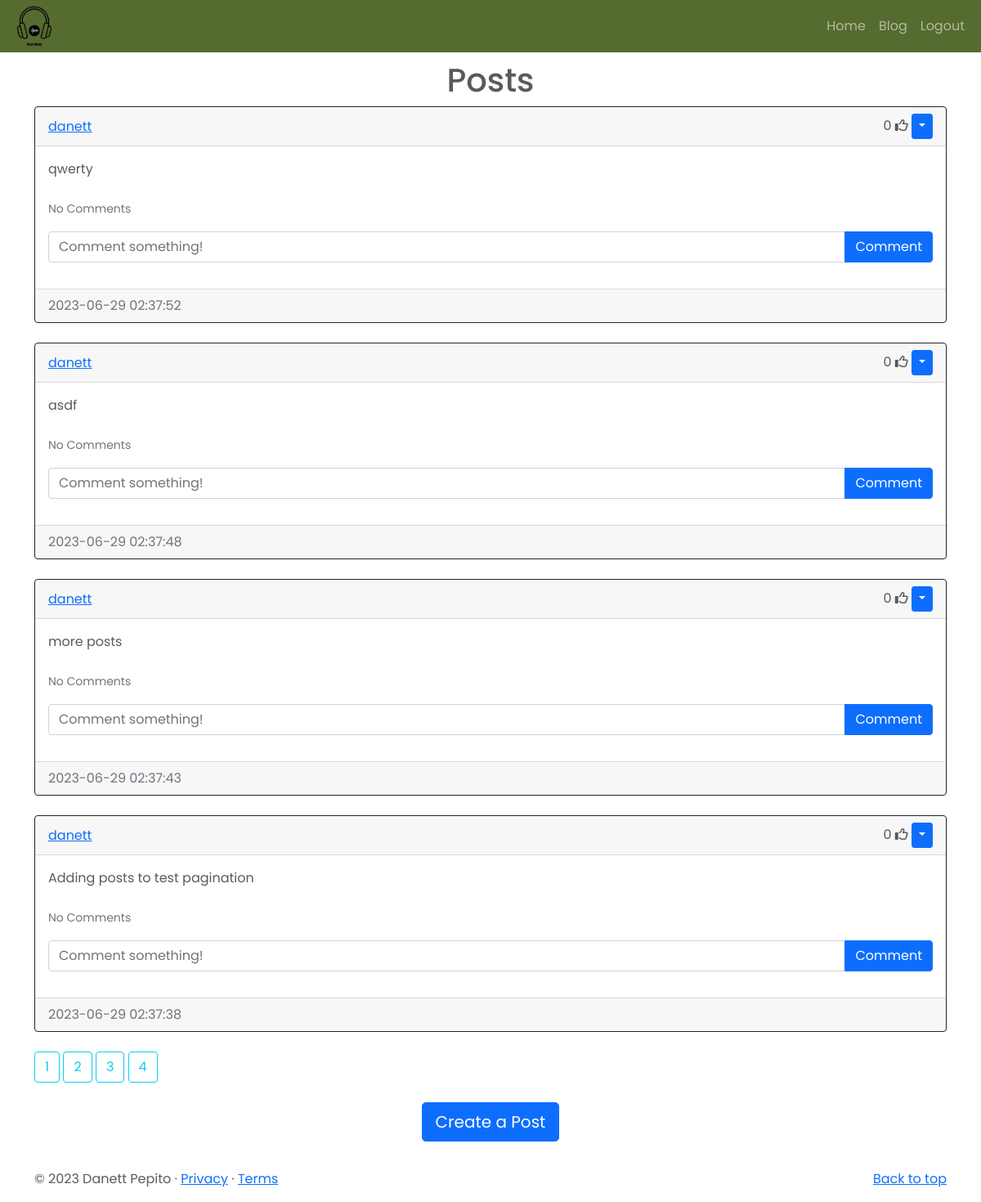
Screenshot of /blog?page=2 (signed in) with the database file from the repository.
### website/models.py (models this page shows)
class Post(db.Model):
    id = db.Column(db.Integer, primary_key=True)
    text = db.Column(db.Text, nullable=False)
    date_created = db.Column(db.DateTime(timezone=True), default=func.now())
    author = db.Column(db.Integer, db.ForeignKey(
        'user.id', ondelete="CASCADE"), nullable=False)  # Foreign key referencing the User who authored the post
    comments = db.relationship('Comment', backref='post', passive_deletes=True)
    likes = db.relationship('Like', backref='post', passive_deletes=True)

class User(db.Model, UserMixin):
    id = db.Column(db.Integer, primary_key=True)
    email = db.Column(db.String(150), unique=True)
    username = db.Column(db.String(150), unique=True)
    password = db.Column(db.String(150))
    date_created = db.Column(db.DateTime(timezone=True), default=func.now())
    posts = db.relationship('Post', backref='user', passive_deletes=True)
    comments = db.relationship('Comment', backref='user', passive_deletes=True)
    likes = db.relationship('Like', backref='user', passive_deletes=True)

### website/views.py (the view)
@views.route("/blog")
@login_required
def blog():
    page = request.args.get('page', 1, type=int)
    posts = Post.query.order_by(Post.date_created.desc()).paginate(page=page, per_page=4)
    return render_template("blog.html", user=current_user, posts=posts)

### website/__init__.py (called while the page is built)
def create_app():
    app = Flask(__name__) # Create a Flask application instance
    app.config['SECRET_KEY'] = "helloworld"
    app.config['SQLALCHEMY_DATABASE_URI'] = f'sqlite:///{DB_NAME}'
    db.init_app(app)
    from .views import views # (Relative) import inside the python package
    from .auth import auth
    app.register_blueprint(views, url_prefix="/") # Register the views Blueprint with the application
    app.register_blueprint(auth, url_prefix="/")
    from .models import User, Post, Comment, Like
    with app.app_context():
        db.create_all()
        print("Created Database!")
    login_manager = LoginManager()
    login_manager.login_view = "auth.login" # Redirects to Login page
    login_manager.init_app(app)
    @login_manager.user_loader
    def load_user(id):
        return User.query.get(int(id))
    return app # Return the created application instance

### website/templates/blog.html
{% extends "posts_div.html" %} {% block title %}Blog{% endblock %}

### website/templates/posts_div.html (shortened to what this page needs)
{% extends "base.html" %} {% block title %}Home{% endblock %} {% block content
%}
<h1 align="center">{% block header %}Posts{% endblock %}</h1>
<div id="posts">
  {% for post in posts %}
  <div class="card border-dark">
    <div class="card-header d-flex justify-content-between align-items-center">
      <a href="/posts/{{post.user.username}}">{{post.user.username}}</a>
      <div>
        <span id="likes-count-{{post.id}}">
        {{ post.likes|length }}</span>
        {% if user.id in post.likes|map(attribute="author")|list %}
        <i
          class="fas fa-thumbs-up"
          id="like-button-{{post.id}}"
          onclick="like({{post.id}})"
        ></i>
        {% else %}
        <i
          class="far fa-thumbs-up"
          id="like-button-{{post.id}}"
          onclick="like({{post.id}})"
        ></i>
        {% endif %} {% if user.id == post.author %}
        <div class="btn-group">
          <button
            type="button"
            class="btn btn-sm btn-primary dropdown-toggle"
            data-bs-toggle="dropdown"
          ></button>
      </div>
      {% endif %}
      </div>
    </div>
    <div class="card-body">
      <div class="card-text">{{post.text}}</div>
      <br />
      <p class="card-text">
        {% if post.comments|length > 0 %}
        <a data-bs-toggle="collapse" href="#comments-{{post.id}}" role="button">
          <small>View {{post.comments|length}} Comments</small>
        </a>
        {% else %}
        <small class="text-muted">No Comments</small>
        {% endif %}
      </p>
      <form
        class="input-group mb-3"
        method="POST"
        action="/create-comment/{{post.id}}"
      >
        <input
          type="text"
          id="text"
          name="text"
          class="form-control"
          placeholder="Comment something!"
        />
        <button type="submit" class="btn btn-primary">Comment</button>
      </form>
    </div>
    <div class="card-footer text-muted">{{post.date_created}}</div>
  </div>
  <br /> {% endfor %}
</div>
{% for page_num in posts.iter_pages(left_edge=1, right_edge=1, left_current=1, right_current=2) %}
{% if page_num %}
  {% if posts.page == page_num %}
    <a class="btn btn-outline-info mb-4" href="{{ url_for('views.blog', page=page_num)}}">{{ page_num }}</a>
  {% else %}
    <a class="btn btn-outline-info mb-4" href="{{ url_for('views.blog', page=page_num)}}">{{ page_num }}</a>
  {% endif %}
{% else %}
  ...
{% endif %}
{% endfor %}
{% block footer %}
<div align="center">
  <a href="/create-post"
    ><button type="button" class="btn btn-primary btn-lg">
      Create a Post
    </button></a
  >
</div>
<br />
  {% endblock %} {% endblock %}

### website/static/styles.css (style rules this page uses)
body { color: #5a5a5a; font-family: 'Montserrat', sans-serif; font-family: 'Poppins', sans-serif; }

### rows the page displays
Post: user.username "danett", likes|length "0", text "qwerty", date_created "2023-06-29 02:37:52"
Post: user.username "danett", likes|length "0", text "asdf", date_created "2023-06-29 02:37:48"
Post: user.username "danett", likes|length "0", text "more posts", date_created "2023-06-29 02:37:43"
Post: user.username "danett", likes|length "0", text "Adding posts to test pagination", date_created "2023-06-29 02:37:38"

### other values shown
{{ page_num }} "1" "3" "4"
{{ page_num }} "2"
